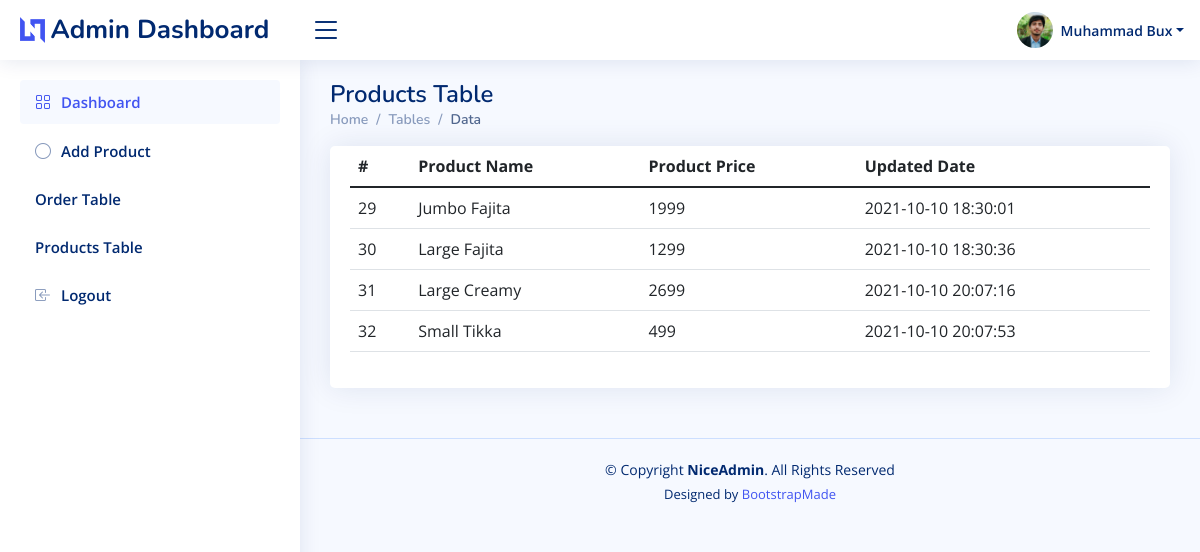
/tables-data.php (signed in), run on the app's committed database.
### tables this page shows
CREATE TABLE `products` (
  `id` int(11) NOT NULL,
  `product_name` varchar(55) NOT NULL,
  `product_price` int(11) NOT NULL,
  `image_path` varchar(44) NOT NULL,
  `date` timestamp NOT NULL DEFAULT current_timestamp()
);

### tables-data.php (the view, shortened to what this page needs)
<!DOCTYPE html>
<html lang="en">
<head>
  <link href="assets/vendor/bootstrap/css/bootstrap.min.css" rel="stylesheet">
  <link href="assets/vendor/bootstrap-icons/bootstrap-icons.css" rel="stylesheet">
  <link href="assets/vendor/remixicon/remixicon.css" rel="stylesheet">
  <link href="assets/vendor/boxicons/css/boxicons.min.css" rel="stylesheet">
  <link href="assets/vendor/quill/quill.snow.css" rel="stylesheet">
  <link href="assets/vendor/quill/quill.bubble.css" rel="stylesheet">
  <link href="assets/vendor/simple-datatables/style.css" rel="stylesheet">
  <link href="assets/css/style.css" rel="stylesheet">
</head>
<body>
  <?php
    require_once('db_navbar.php');
  ?>
<?php
    require_once('sidebar.php');
?>
  <main id="main" class="main">
    <div class="pagetitle">
      <h1>Products Table</h1>
      <nav>
        <ol class="breadcrumb">
          <li class="breadcrumb-item"><a href="index.html">Home</a></li>
          <li class="breadcrumb-item">Tables</li>
          <li class="breadcrumb-item active">Data</li>
        </ol>
      </nav>
    </div>
    <section class="section">
      <div class="row">
        <div class="col-lg-12">
          <div class="card">
            <div class="card-body">
              <table class="table datatable">
                <thead>
                  <tr>
                    <th scope="col">#</th>
                    <th scope="col">Product Name</th>
                    <th scope="col">Product Price</th>
                    <th scope="col">Updated Date</th>
                  </tr>
                </thead>
                <tbody>
                  <?php
                      $con= get_connection();
                      $sql= "SELECT * FROM products";
                      $result = mysqli_query($con,$sql);
                      while($row=mysqli_fetch_assoc($result)){
                  ?>
                  <tr>
                    <td><?=$row['id']?></td>
                    <td><?=$row['product_name']?></td>
                    <td> <?=$row['product_price']?></td>
                    <td> <?=$row['date']?></td>
                  </tr>
                  <?php
                      }
                  ?>
                </tbody>
              </table>
            </div>
          </div>
        </div>
      </div>
    </section>
  </main>
  <footer id="footer" class="footer">
    <div class="copyright">
      &copy; Copyright <strong><span>NiceAdmin</span></strong>. All Rights Reserved
    </div>
    <div class="credits">
      Designed by <a href="https://bootstrapmade.com/">BootstrapMade</a>
    </div>
  </footer>
</body>
</html>

### assets/css/style.css (style rules this page uses)
:root { scroll-behavior: smooth; }
body { font-family: "Open Sans", sans-serif; background: #f6f9ff; color: #444444; }
a { color: #4154f1; text-decoration: none; }
h1, h2, h3, h4, h5, h6 { font-family: "Nunito", sans-serif; }
#main { margin-top: 60px; padding: 20px 30px; transition: all 0.3s; }
.pagetitle { margin-bottom: 10px; }
.pagetitle h1 { font-size: 24px; margin-bottom: 0; font-weight: 600; color: #012970; }
.card { margin-bottom: 30px; border: none; border-radius: 5px; box-shadow: 0px 0 30px rgba(1, 41, 112, 0.1); overflow: hidden; }
.card-body { padding: 0 20px 20px 20px; }
.breadcrumb { font-size: 14px; font-family: "Nunito", sans-serif; color: #899bbd; font-weight: 600; }
.breadcrumb a { color: #899bbd; transition: 0.3s; }
.breadcrumb .breadcrumb-item::before { color: #899bbd; }
.breadcrumb .active { color: #51678f; font-weight: 600; }
@media (min-width: 1200px) { #main, #footer { margin-left: 300px; } }
.footer { padding: 20px 0; font-size: 14px; transition: all 0.3s; border-top: 1px solid #cddfff; }
.footer .copyright { text-align: center; color: #012970; }
.footer .credits { padding-top: 5px; text-align: center; font-size: 13px; color: #012970; }

### data on the page
products: id "29", product_name "Jumbo Fajita", product_price "1999", date "2021-10-10 18:30:01"
products: id "30", product_name "Large Fajita", product_price "1299", date "2021-10-10 18:30:36"
products: id "31", product_name "Large Creamy", product_price "2699", date "2021-10-10 20:07:16"
products: id "32", product_name "Small Tikka", product_price "499", date "2021-10-10 20:07:53"
